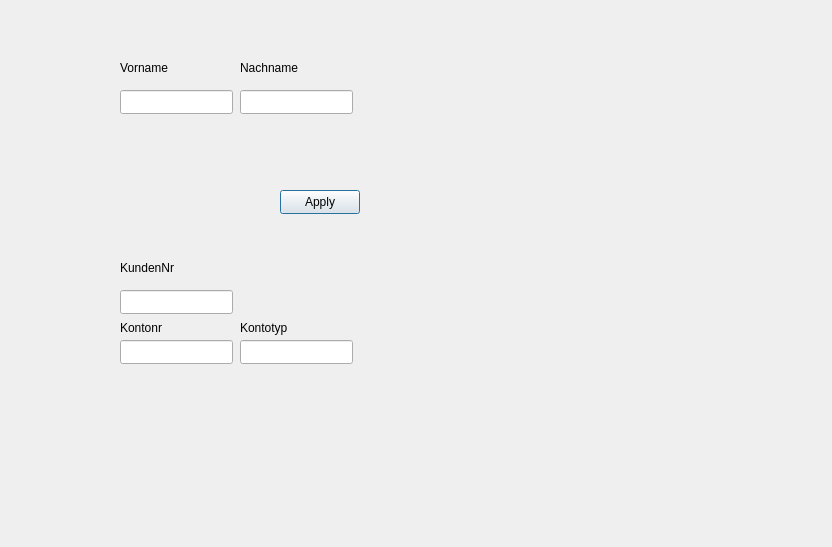
<?xml version="1.0" encoding="UTF-8"?>
<ui version="4.0">
 <class>KundeDialog</class>
 <widget class="QDialog" name="KundeDialog">
  <property name="geometry">
   <rect>
    <x>0</x>
    <y>0</y>
    <width>832</width>
    <height>547</height>
   </rect>
  </property>
  <property name="windowTitle">
   <string>Dialog</string>
  </property>
  <widget class="QLineEdit" name="le_vorname">
   <property name="geometry">
    <rect>
     <x>120</x>
     <y>90</y>
     <width>113</width>
     <height>24</height>
    </rect>
   </property>
  </widget>
  <widget class="QLineEdit" name="le_nachname">
   <property name="geometry">
    <rect>
     <x>240</x>
     <y>90</y>
     <width>113</width>
     <height>24</height>
    </rect>
   </property>
  </widget>
  <widget class="QLabel" name="lbl_vorname">
   <property name="geometry">
    <rect>
     <x>120</x>
     <y>60</y>
     <width>49</width>
     <height>16</height>
    </rect>
   </property>
   <property name="text">
    <string>Vorname</string>
   </property>
  </widget>
  <widget class="QLabel" name="lbl_nachname">
   <property name="geometry">
    <rect>
     <x>240</x>
     <y>60</y>
     <width>61</width>
     <height>16</height>
    </rect>
   </property>
   <property name="text">
    <string>Nachname</string>
   </property>
  </widget>
  <widget class="QLineEdit" name="le_kontonr">
   <property name="geometry">
    <rect>
     <x>120</x>
     <y>340</y>
     <width>113</width>
     <height>24</height>
    </rect>
   </property>
  </widget>
  <widget class="QLabel" name="lbl_iban">
   <property name="geometry">
    <rect>
     <x>120</x>
     <y>320</y>
     <width>49</width>
     <height>16</height>
    </rect>
   </property>
   <property name="text">
    <string>Kontonr</string>
   </property>
  </widget>
  <widget class="QLineEdit" name="le_kontotyp">
   <property name="geometry">
    <rect>
     <x>240</x>
     <y>340</y>
     <width>113</width>
     <height>24</height>
    </rect>
   </property>
  </widget>
  <widget class="QLabel" name="lbl_iban_2">
   <property name="geometry">
    <rect>
     <x>240</x>
     <y>320</y>
     <width>61</width>
     <height>16</height>
    </rect>
   </property>
   <property name="text">
    <string>Kontotyp</string>
   </property>
  </widget>
  <widget class="QPushButton" name="pB_applyKunde">
   <property name="geometry">
    <rect>
     <x>280</x>
     <y>190</y>
     <width>80</width>
     <height>24</height>
    </rect>
   </property>
   <property name="text">
    <string>Apply</string>
   </property>
  </widget>
  <widget class="QLineEdit" name="le_kundenr">
   <property name="geometry">
    <rect>
     <x>120</x>
     <y>290</y>
     <width>113</width>
     <height>24</height>
    </rect>
   </property>
  </widget>
  <widget class="QLabel" name="lbl_kundenr">
   <property name="geometry">
    <rect>
     <x>120</x>
     <y>260</y>
     <width>61</width>
     <height>16</height>
    </rect>
   </property>
   <property name="text">
    <string>KundenNr</string>
   </property>
  </widget>
 </widget>
 <resources/>
 <connections/>
</ui>
